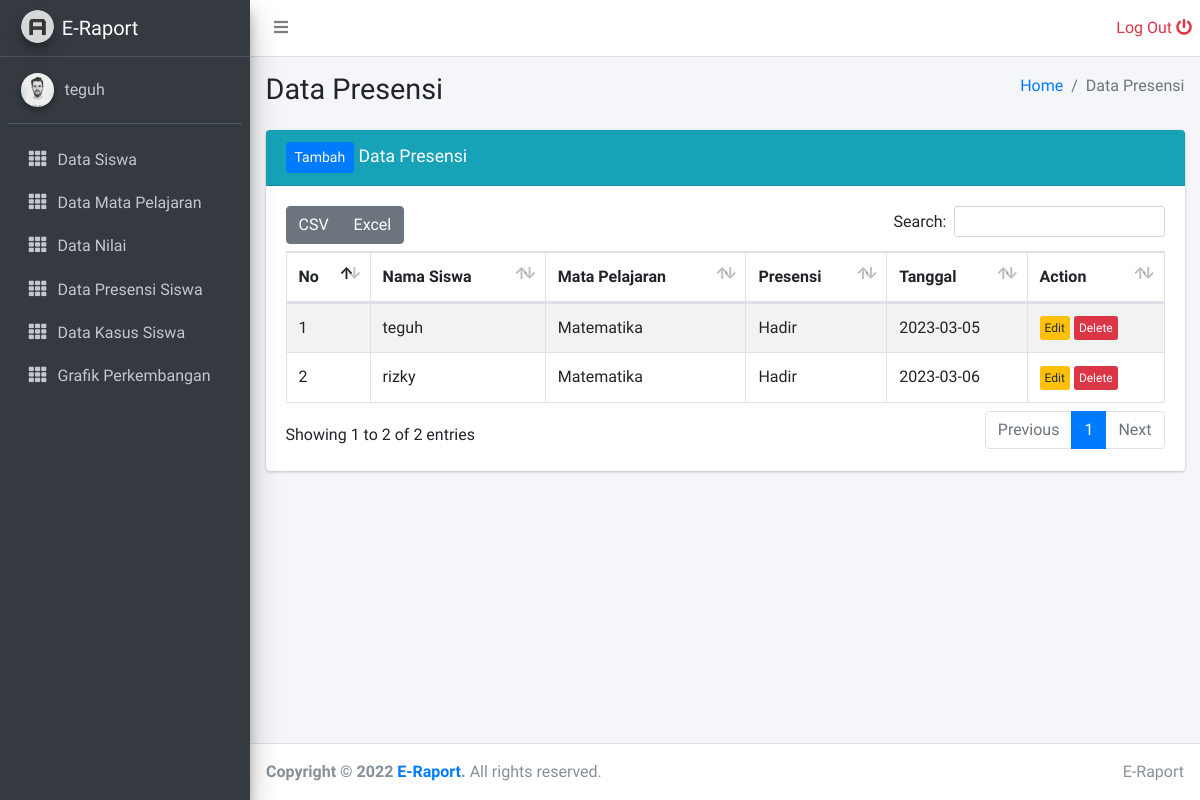
Screenshot of /guru/data_presensi.php (signed in) with the database file from the repository.
### tables this page shows
CREATE TABLE `presensi_siswa` (
  `id_presensi` int(11) NOT NULL,
  `id_siswa` int(11) NOT NULL,
  `id_pelajaran` int(11) NOT NULL,
  `presensi` varchar(10) NOT NULL,
  `tgl` date NOT NULL
);

CREATE TABLE `data_siswa` (
  `id_siswa` int(11) NOT NULL,
  `nama_siswa` varchar(40) NOT NULL,
  `alamat` text NOT NULL,
  `kelas` varchar(10) NOT NULL,
  `password` varchar(30) DEFAULT NULL
);

CREATE TABLE `mata_pelajaran` (
  `id_pelajaran` int(11) NOT NULL,
  `nama_mata_pelajaran` varchar(30) NOT NULL,
  `id_guru` int(11) NOT NULL
);

### guru/data_presensi.php (the view, shortened to what this page needs)
<?php
include '../layouts/sidebar.php';
?>
  <div class="content-wrapper">
    <div class="content-header">
      <div class="container-fluid">
        <div class="row mb-2">
          <div class="col-sm-6">
            <h1 class="m-0">Data Presensi</h1>
          </div>
          <div class="col-sm-6">
            <ol class="breadcrumb float-sm-right">
              <li class="breadcrumb-item"><a href="#">Home</a></li>
              <li class="breadcrumb-item active">Data Presensi</li>
            </ol>
          </div>
        </div>
      </div>
    </div>
    <div class="content">
      <div class="container-fluid">
        <div class="row">
          <div class="col-12">
          <div class="card card-info">
              <div class="card-header">
                <h3 class="card-title">
                <a href="tambah_data_presensi.php" class="btn btn-sm btn-primary">Tambah</a>
                Data Presensi</h3>
              </div>
              <div class="card-body">
                <table id="example1" class="table table-bordered table-striped">
                  <thead>
                  <tr>
                    <th>No</th>
                    <th>Nama Siswa</th>
                    <th>Mata Pelajaran</th>
                    <th>Presensi</th>
                    <th>Tanggal</th>
                    <th>Action</th>
                  </tr>
                  </thead>
                  <tbody>
                  <?php
                    include '../config/koneksi.php';
                    if (isset($_GET['id_siswa'])) {
                      $query = "SELECT * FROM presensi_siswa
                      INNER JOIN data_siswa ON presensi_siswa.id_siswa  = data_siswa.id_siswa
                      INNER JOIN mata_pelajaran ON presensi_siswa.id_pelajaran  = mata_pelajaran.id_pelajaran
                      WHERE presensi_siswa.id_siswa = '$_GET[id_siswa]'";
                    }else{
                    $query = "SELECT * FROM presensi_siswa
                    INNER JOIN data_siswa ON presensi_siswa.id_siswa  = data_siswa.id_siswa
                    INNER JOIN mata_pelajaran ON presensi_siswa.id_pelajaran  = mata_pelajaran.id_pelajaran";
                    }
                    $result = mysqli_query($koneksi, $query);
                    $no = 1;
                    while($row = mysqli_fetch_assoc($result))
                    {
                    ?>
                  <tr>
                    <td><?php echo $no; ?></td>
                    <td><?php echo $row['nama_siswa']; ?></td>
                    <td><?php echo $row['nama_mata_pelajaran']; ?></td>
                    <td><?php echo $row['presensi']; ?></td>
                    <td><?php echo $row['tgl']; ?></td>
                    <td>
                        <a href="edit_data_presensi.php?id_presensi=<?php echo $row['id_presensi']; ?>" class="btn btn-xs btn-warning">Edit</a>
                        <a href="presensi/hapus_data_presensi.php?id_presensi=<?php echo $row['id_presensi']; ?>" class="btn btn-xs btn-danger">Delete</a>
                    </td>
                  </tr>
                  <?php
                        $no++;
                    }
                  ?>
                  </tbody>
                </table>
              </div>
            </div>
          </div>
        </div>
      </div>
    </div>
  </div>
  <?php
    include '../layouts/footer.php';
  ?>

### rows the page displays
presensi_siswa: id_siswa.nama_siswa "teguh", id_pelajaran.nama_mata_pelajaran "Matematika", presensi "Hadir", tgl "2023-03-05"
presensi_siswa: id_siswa.nama_siswa "rizky", id_pelajaran.nama_mata_pelajaran "Matematika", presensi "Hadir", tgl "2023-03-06"

### other values shown
$_SESSION['username'] "teguh"
